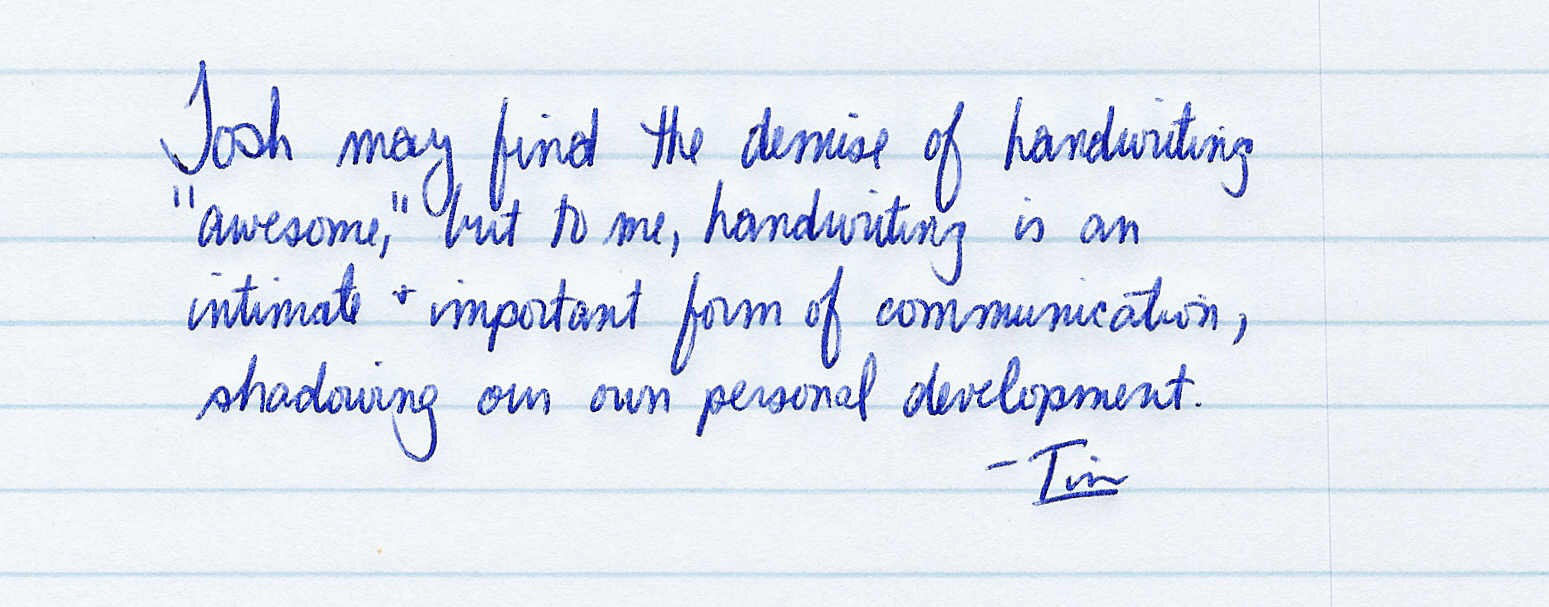
#> input picture segmentor/hand2.png, 1549 x 607 px
$ python segmentor.py
#> lines starting #> are read from the running program, lines starting #| are printed output that depends on the picture; after the words box and inside, x2 and y2 are one past the last pixel; in counts of white or black regions, pixels touching at a corner belong together
import numpy as np
import matplotlib.pyplot as plt
import matplotlib.image as mpimage
from PIL import Image

req_col=250
wht= 250

"""find major color"""
def find_start_row(rowpix):
    global l,w,arr,wht,erq_col
    for i in range(rowpix,l):
        if np.sum(arr[i])/(3*w)<req_col:
            return i

    return -1
    print("error")

def find_end_row(rowpix):
    global l,w,arr,wht,erq_col
    for i in range(rowpix,l):
        if np.sum(arr[i])/(3*w)>=wht:
            return i
    return -1
    print("error")

def start_col(startline,endline,colpix):
    global l,w,arr,wht,erq_col
    for i in range(colpix,w):
        if np.sum(arr[startline:endline,i:i+3,:])/(9*(endline-startline))<req_col:
            return i
    return -1


def end_col(startline,endline,colpix):
    global l,w,arr,wht,erq_col
    for i in range(colpix,w):
        if np.sum(arr[startline:endline,i:i+3,:])/(9*(endline-startline))>=wht:
            return i
    return -1


img=Image.open('hand2.png')
#> img is the input picture: PIL image 1549x607 RGB; mean R, G, B 225.8, 231.2, 241.6

arr=np.array(img)
arr=arr[:,:,0:3]

for i in range(len(arr)):
    for j in range(len(arr[0])):
        if np.mean(arr[i][j])>200:
            arr[i][j]=[255,255,255]
        else:
            arr[i][j]=[0,0,0]
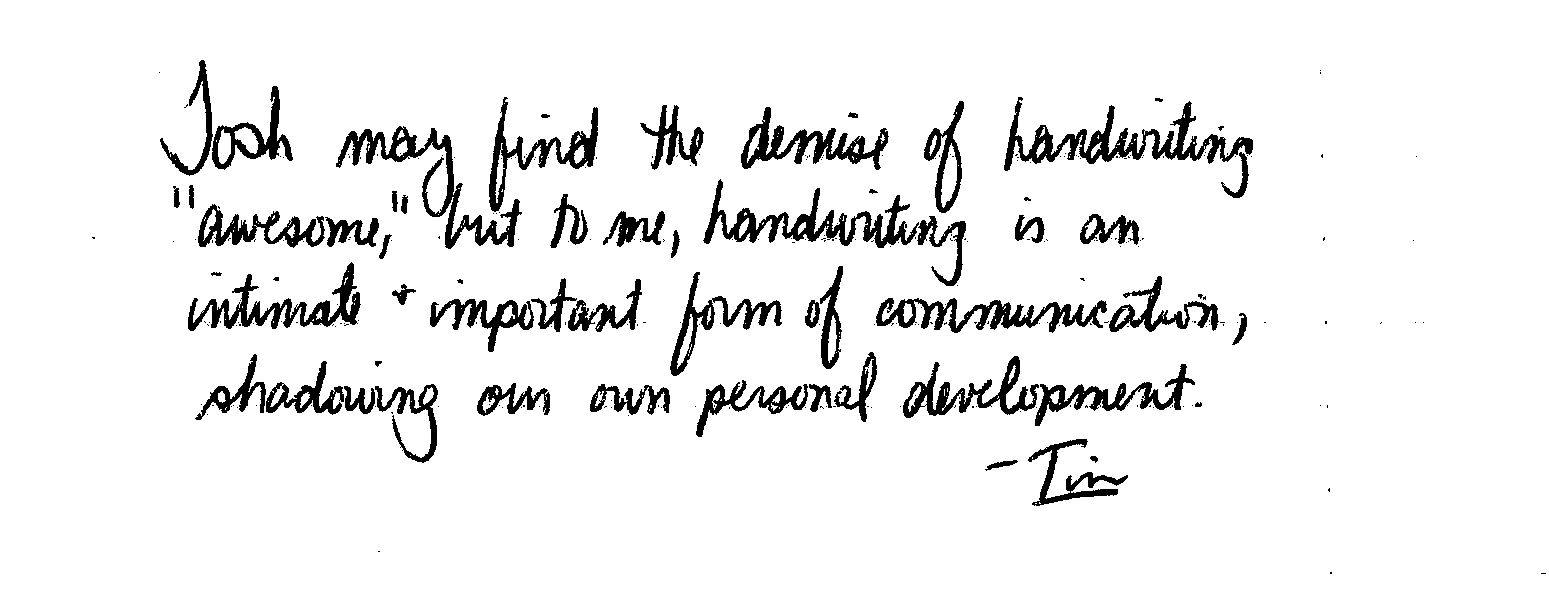
#> arr: shape (607, 1549, 3); 93.3% white; 302 black regions (245 under 20 px), largest, box (x1, y1, x2, y2) and area: (1004, 97, 1253, 171) 4570, (336, 126, 522, 249) 3905, (703, 179, 919, 248) 3846


l=len(arr)
#> l = 607
w=len(arr[0])
#> w = 1549


lines=[]

start_row=0

while True:
    start=find_start_row(start_row)
    if start==-1:
        break
    end=find_end_row(start)
    if  end==-1:
        break
    lines.append([arr[start-1:end+1,:,:],start-1,end+1])
    start_row=end
#> after the loop, lines = 9 items

words=[]
for i in lines:
    start_cl=0
    word=[]
    while True:
        start=start_col(i[1],i[2],start_cl)
        if start==-1:
            break
        end=end_col(i[1],i[2],start)
        if  end==-1:
            break
        word.append(arr[i[1]:i[2],start-1:end,:])
        start_cl=end
    words.append(word)
#> this loop made 9 passes
#> after the loop, words = 9 items


plt.imshow(arr)


for i in words:
    for j in i:
        plt.imshow(j)
        plt.show()
#> this loop made 9 passes
#> pass 1, `plt.show()`:
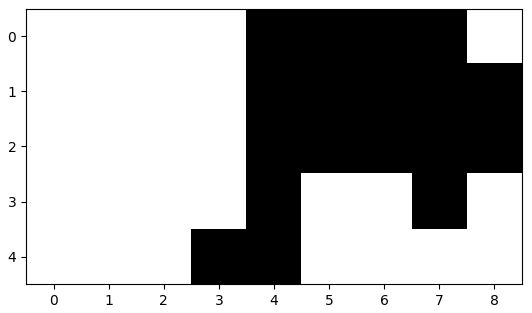
#> figure drawn by matplotlib, 1 panel
#> pass 1, `plt.show()`:
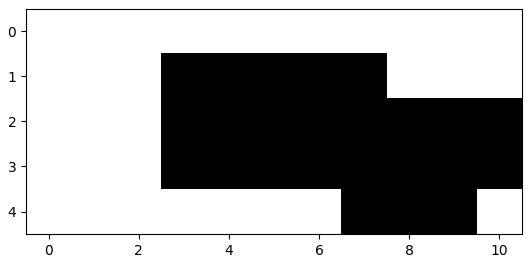
#> figure drawn by matplotlib, 1 panel
#> pass 1, `plt.show()`:
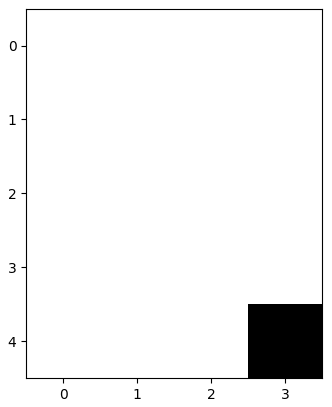
#> figure drawn by matplotlib, 1 panel
#> pass 2, `plt.show()`:
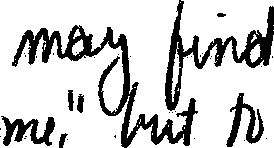
#> shown: shape (148, 274, 3); 79.5% white; 38 black regions (30 under 20 px), largest, box (x1, y1, x2, y2) and area: (12, 25, 198, 148) 3905, (165, 0, 274, 111) 2548, (1, 116, 55, 146) 797
#> pass 2, `plt.show()`:
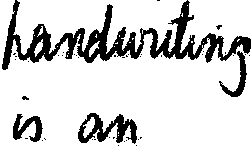
#> shown: shape (148, 251, 3); 83.1% white; 43 black regions (38 under 20 px), largest, box (x1, y1, x2, y2) and area: (2, 0, 251, 70) 4554, (78, 113, 137, 144) 854, (13, 114, 43, 142) 420, (219, 51, 247, 97) 353, (22, 96, 29, 100) 20
#> pass 2, `plt.show()`:
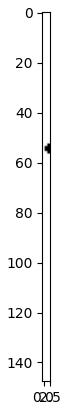
#> figure drawn by matplotlib, 1 panel
